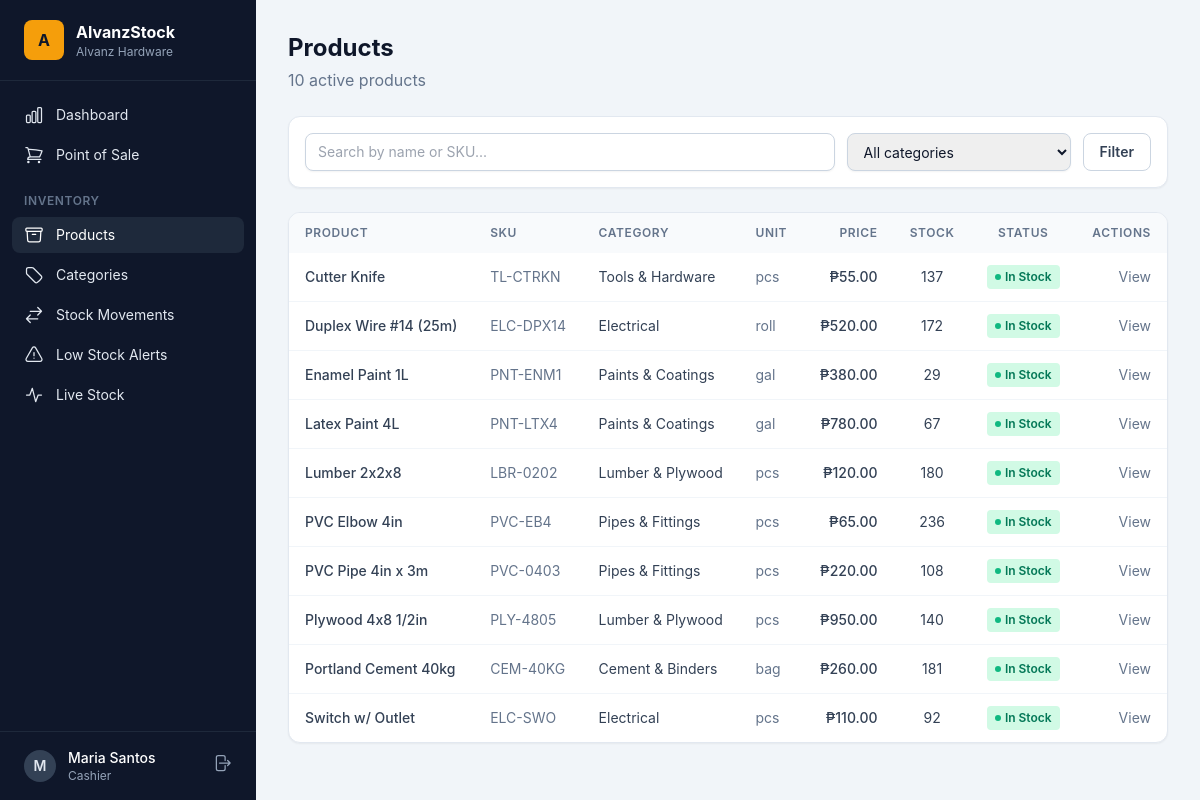
The page /products/ (signed in) on the database its author committed.
### accounts/models.py (models this page shows, shortened)
class User(AbstractUser):
    class Role(models.TextChoices):
        MANAGER = "manager", "Manager"
        CASHIER = "cashier", "Cashier"
        STAFF = "staff", "Staff"
        STOCK_VIEWER = "stock_viewer", "Stock Viewer"
    role = models.CharField(max_length=20, choices=Role.choices, default=Role.STAFF)
    @property
    def is_manager(self):
        return self.role == self.Role.MANAGER or self.is_superuser
    @property
    def is_stock_viewer(self):
        return self.role == self.Role.STOCK_VIEWER

### inventory/models.py (models this page shows, shortened)
class Product(models.Model):
    name = models.CharField(max_length=200)
    sku = models.CharField(max_length=50, unique=True)
    image = models.ImageField(upload_to="products/", blank=True)
    category = models.ForeignKey(Category, on_delete=models.SET_NULL, null=True, blank=True, related_name="products")
    unit = models.CharField(max_length=20, default="pcs")
    cost_price = models.DecimalField(max_digits=12, decimal_places=2, default=0)
    sell_price = models.DecimalField(max_digits=12, decimal_places=2, default=0)
    quantity = models.PositiveIntegerField(default=0)
    min_stock_level = models.PositiveIntegerField(default=10)
    is_active = models.BooleanField(default=True)
    created_at = models.DateTimeField(auto_now_add=True)
    updated_at = models.DateTimeField(auto_now=True)
    class Meta:
        ordering = ["name"]
    @property
    def is_low_stock(self):
        return self.quantity <= self.min_stock_level

class Category(models.Model):
    name = models.CharField(max_length=100, unique=True)
    description = models.TextField(blank=True)
    class Meta:
        verbose_name_plural = "categories"
        ordering = ["name"]

### inventory/views.py (the view)
# urls.py: path("products/", views.product_list, name="product_list"),
@login_required
def product_list(request):
    query = request.GET.get("q", "").strip()
    category_id = request.GET.get("category", "")
    products = Product.objects.select_related("category").filter(is_active=True)
    if query:
        products = products.filter(Q(name__icontains=query) | Q(sku__icontains=query))
    if category_id:
        products = products.filter(category_id=category_id)
    products = products.order_by("name")
    paginator = Paginator(products, 15)
    page = paginator.get_page(request.GET.get("page"))
    context = {
        "products": page,
        "categories": Category.objects.all(),
        "query": query,
        "category_id": category_id,
    }
    return render(request, "inventory/product_list.html", context)

### templates/inventory/product_list.html (shortened to what this page needs)
{% extends "base.html" %}
{% block content %}
<div class="flex flex-col sm:flex-row sm:items-center justify-between gap-4 mb-6">
  <div>
    <h1 class="text-2xl font-bold">Products</h1>
    <p class="text-slate-500 mt-1">{{ products.paginator.count }} active products</p>
  </div>
</div>
<form method="get" class="card p-4 mb-6 flex flex-col sm:flex-row gap-3">
  <input type="text" name="q" value="{{ query }}" placeholder="Search by name or SKU..." class="input flex-1">
  <select name="category" class="input sm:w-56">
    <option value="">All categories</option>
  </select>
  <button type="submit" class="btn-secondary">Filter</button>
</form>
<div class="card overflow-hidden">
  <div class="overflow-x-auto">
    <table class="w-full">
      <thead class="bg-slate-50">
        <tr>
          <th class="table-head">Product</th>
          <th class="table-head">SKU</th>
          <th class="table-head">Category</th>
          <th class="table-head">Unit</th>
          <th class="table-head text-right">Price</th>
          <th class="table-head text-center">Stock</th>
          <th class="table-head text-center">Status</th>
          <th class="table-head text-right">Actions</th>
        </tr>
      </thead>
      <tbody class="divide-y divide-slate-100">
        {% for p in products %}
        <tr class="hover:bg-slate-50">
          <td class="table-cell font-medium"><a href="{% url 'product_detail' p.pk %}" class="hover:text-amber-600">{{ p.name }}</a></td>
          <td class="table-cell text-slate-500">{{ p.sku }}</td>
          <td class="table-cell">{{ p.category.name|default:"—" }}</td>
          <td class="table-cell text-slate-500">{{ p.unit }}</td>
          <td class="table-cell text-right font-medium">₱{{ p.sell_price|floatformat:2 }}</td>
          <td class="table-cell text-center {% if p.is_low_stock %}text-red-600 font-semibold{% endif %}">{{ p.quantity }}</td>
          <td class="table-cell text-center">
            {% if p.is_low_stock %}
              <span class="inline-flex items-center gap-1 text-xs font-semibold px-2 py-1 rounded bg-red-100 text-red-700">
                <span class="w-1.5 h-1.5 rounded-full bg-red-500"></span>Low Stock
              </span>
            {% else %}
              <span class="inline-flex items-center gap-1 text-xs font-semibold px-2 py-1 rounded bg-emerald-100 text-emerald-700">
                <span class="w-1.5 h-1.5 rounded-full bg-emerald-500"></span>In Stock
              </span>
            {% endif %}
          </td>
          <td class="table-cell text-right whitespace-nowrap">
            {% if user.is_manager %}
            <a href="{% url 'product_edit' p.pk %}" class="text-slate-500 hover:text-amber-600 mr-3">Edit</a>
            <form method="post" action="{% url 'product_delete' p.pk %}" class="inline" onsubmit="return confirm('Remove {{ p.name|escapejs }}?')">
              {% csrf_token %}
              <button class="text-red-500 hover:text-red-700">Delete</button>
            </form>
            {% else %}
            <a href="{% url 'product_detail' p.pk %}" class="text-slate-500 hover:text-amber-600">View</a>
            {% endif %}
          </td>
        </tr>
        {% empty %}
        <tr><td colspan="8" class="table-cell text-center text-slate-400 py-10">No products found.</td></tr>
        {% endfor %}
      </tbody>
    </table>
  </div>
</div>
{% endblock %}

### templates/base.html (shortened to what this page needs)
{% load static %}
<!DOCTYPE html>
<html lang="en">
<head>
  <link rel="stylesheet" href="{% static 'css/output.css' %}">
</head>
<body class="bg-slate-100 text-slate-900 antialiased">
  {% if user.is_authenticated %}
  <div class="flex min-h-screen">
    <aside class="hidden lg:flex w-64 flex-col bg-slate-900 text-slate-200 fixed inset-y-0">
      <div class="flex items-center gap-3 px-6 py-5 border-b border-slate-800">
        <div class="w-10 h-10 rounded-lg bg-amber-500 flex items-center justify-center font-bold text-slate-900">A</div>
        <div>
          <div class="font-bold text-white">AlvanzStock</div>
          <div class="text-xs text-slate-400">Alvanz Hardware</div>
        </div>
      </div>
      <nav class="flex-1 px-3 py-4 space-y-1 text-sm">
        {% if user.is_stock_viewer %}
        <a href="{% url 'real_time_stock' %}" class="{% if request.resolver_match.url_name == 'real_time_stock' %}bg-slate-800 text-white{% else %}hover:bg-slate-800 hover:text-white{% endif %} flex items-center gap-3 rounded-lg px-3 py-2">
          <svg class="w-5 h-5" fill="none" stroke="currentColor" stroke-width="1.5" viewBox="0 0 24 24"><path stroke-linecap="round" stroke-linejoin="round" d="M3 12h4l3-8 4 16 3-8h4"/></svg>
          Live Stock
        </a>
        {% else %}
        <a href="{% url 'dashboard' %}" class="{% if request.resolver_match.url_name == 'dashboard' %}bg-slate-800 text-white{% else %}hover:bg-slate-800 hover:text-white{% endif %} flex items-center gap-3 rounded-lg px-3 py-2">
          Dashboard
        </a>
        <a href="{% url 'pos_screen' %}" class="{% if request.resolver_match.url_name == 'pos_screen' %}bg-slate-800 text-white{% else %}hover:bg-slate-800 hover:text-white{% endif %} flex items-center gap-3 rounded-lg px-3 py-2">
          Point of Sale
        </a>
        <div class="pt-4 pb-1 px-3 text-xs font-semibold uppercase tracking-wider text-slate-500">Inventory</div>
        <a href="{% url 'product_list' %}" class="{% if request.resolver_match.url_name == 'product_list' or request.resolver_match.url_name == 'product_detail' or request.resolver_match.url_name == 'product_create' or request.resolver_match.url_name == 'product_edit' %}bg-slate-800 text-white{% else %}hover:bg-slate-800 hover:text-white{% endif %} flex items-center gap-3 rounded-lg px-3 py-2">
          Products
        </a>
        <a href="{% url 'category_list' %}" class="{% if request.resolver_match.url_name == 'category_list' %}bg-slate-800 text-white{% else %}hover:bg-slate-800 hover:text-white{% endif %} flex items-center gap-3 rounded-lg px-3 py-2">
          Categories
        </a>
        <a href="{% url 'stock_transaction_list' %}" class="{% if request.resolver_match.url_name == 'stock_transaction_list' or request.resolver_match.url_name == 'stock_transaction_create' %}bg-slate-800 text-white{% else %}hover:bg-slate-800 hover:text-white{% endif %} flex items-center gap-3 rounded-lg px-3 py-2">
          <svg class="w-5 h-5" fill="none" stroke="currentColor" stroke-width="1.5" viewBox="0 0 24 24"><path stroke-linecap="round" stroke-linejoin="round" d="M7.5 21L3 16.5m0 0L7.5 12M3 16.5h13.5m0-13.5L21 7.5m0 0L16.5 12M21 7.5H7.5"/></svg>
          Stock Movements
        </a>
        <a href="{% url 'low_stock' %}" class="{% if request.resolver_match.url_name == 'low_stock' %}bg-slate-800 text-white{% else %}hover:bg-slate-800 hover:text-white{% endif %} flex items-center gap-3 rounded-lg px-3 py-2">
          Low Stock Alerts
        </a>
        <a href="{% url 'real_time_stock' %}" class="{% if request.resolver_match.url_name == 'real_time_stock' %}bg-slate-800 text-white{% else %}hover:bg-slate-800 hover:text-white{% endif %} flex items-center gap-3 rounded-lg px-3 py-2">
          <svg class="w-5 h-5" fill="none" stroke="currentColor" stroke-width="1.5" viewBox="0 0 24 24"><path stroke-linecap="round" stroke-linejoin="round" d="M3 12h4l3-8 4 16 3-8h4"/></svg>
          Live Stock
        </a>
        {% endif %}
      </nav>
      <div class="px-3 py-4 border-t border-slate-800">
        <div class="flex items-center gap-3 px-3">
          <div class="w-8 h-8 rounded-full bg-slate-700 flex items-center justify-center text-sm font-semibold">{{ user.get_full_name|default:user.username|first|upper }}</div>
          <div class="flex-1 min-w-0">
            <div class="text-sm font-medium text-white truncate">{{ user.get_full_name|default:user.username }}</div>
            <div class="text-xs text-slate-400 capitalize">{{ user.get_role_display }}</div>
          </div>
          <form method="post" action="{% url 'logout' %}">
            <button title="Log out" class="text-slate-400 hover:text-white">
              <svg class="w-5 h-5" fill="none" stroke="currentColor" stroke-width="1.5" viewBox="0 0 24 24"><path stroke-linecap="round" stroke-linejoin="round" d="M15.75 9V5.25A2.25 2.25 0 0013.5 3h-6a2.25 2.25 0 00-2.25 2.25v13.5A2.25 2.25 0 007.5 21h6a2.25 2.25 0 002.25-2.25V15m3 0l3-3m0 0l-3-3m3 3H9"/></svg>
            </button>
          </form>
        </div>
      </div>
    </aside>
    <div class="flex-1 lg:ml-64">
      <main class="p-4 lg:p-8">
        {% block content %}{% endblock %}
      </main>
    </div>
  </div>
  {% else %}
    {% block bare %}{% endblock %}
  {% endif %}
</body>
</html>

### rows shown on the page
User: get_full_name|first "M", get_full_name "Maria Santos", role "Cashier"
Product: name "Cutter Knife", sku "TL-CTRKN", category.name "Tools & Hardware", unit "pcs", sell_price "55.00", quantity "137", min_stock_level "In Stock"
Product: name "Duplex Wire #14 (25m)", sku "ELC-DPX14", category.name "Electrical", unit "roll", sell_price "520.00", quantity "172", min_stock_level "In Stock"
Product: name "Enamel Paint 1L", sku "PNT-ENM1", category.name "Paints & Coatings", unit "gal", sell_price "380.00", quantity "29", min_stock_level "In Stock"
Product: name "Latex Paint 4L", sku "PNT-LTX4", category.name "Paints & Coatings", unit "gal", sell_price "780.00", quantity "67", min_stock_level "In Stock"
Product: name "Lumber 2x2x8", sku "LBR-0202", category.name "Lumber & Plywood", unit "pcs", sell_price "120.00", quantity "180", min_stock_level "In Stock"
Product: name "PVC Elbow 4in", sku "PVC-EB4", category.name "Pipes & Fittings", unit "pcs", sell_price "65.00", quantity "236", min_stock_level "In Stock"
Product: name "PVC Pipe 4in x 3m", sku "PVC-0403", category.name "Pipes & Fittings", unit "pcs", sell_price "220.00", quantity "108", min_stock_level "In Stock"
Product: name "Plywood 4x8 1/2in", sku "PLY-4805", category.name "Lumber & Plywood", unit "pcs", sell_price "950.00", quantity "140", min_stock_level "In Stock"
Product: name "Portland Cement 40kg", sku "CEM-40KG", category.name "Cement & Binders", unit "bag", sell_price "260.00", quantity "181", min_stock_level "In Stock"
Product: name "Switch w/ Outlet", sku "ELC-SWO", category.name "Electrical", unit "pcs", sell_price "110.00", quantity "92", min_stock_level "In Stock"

### other values the page prints
{{ products.paginator.count }} "10"
